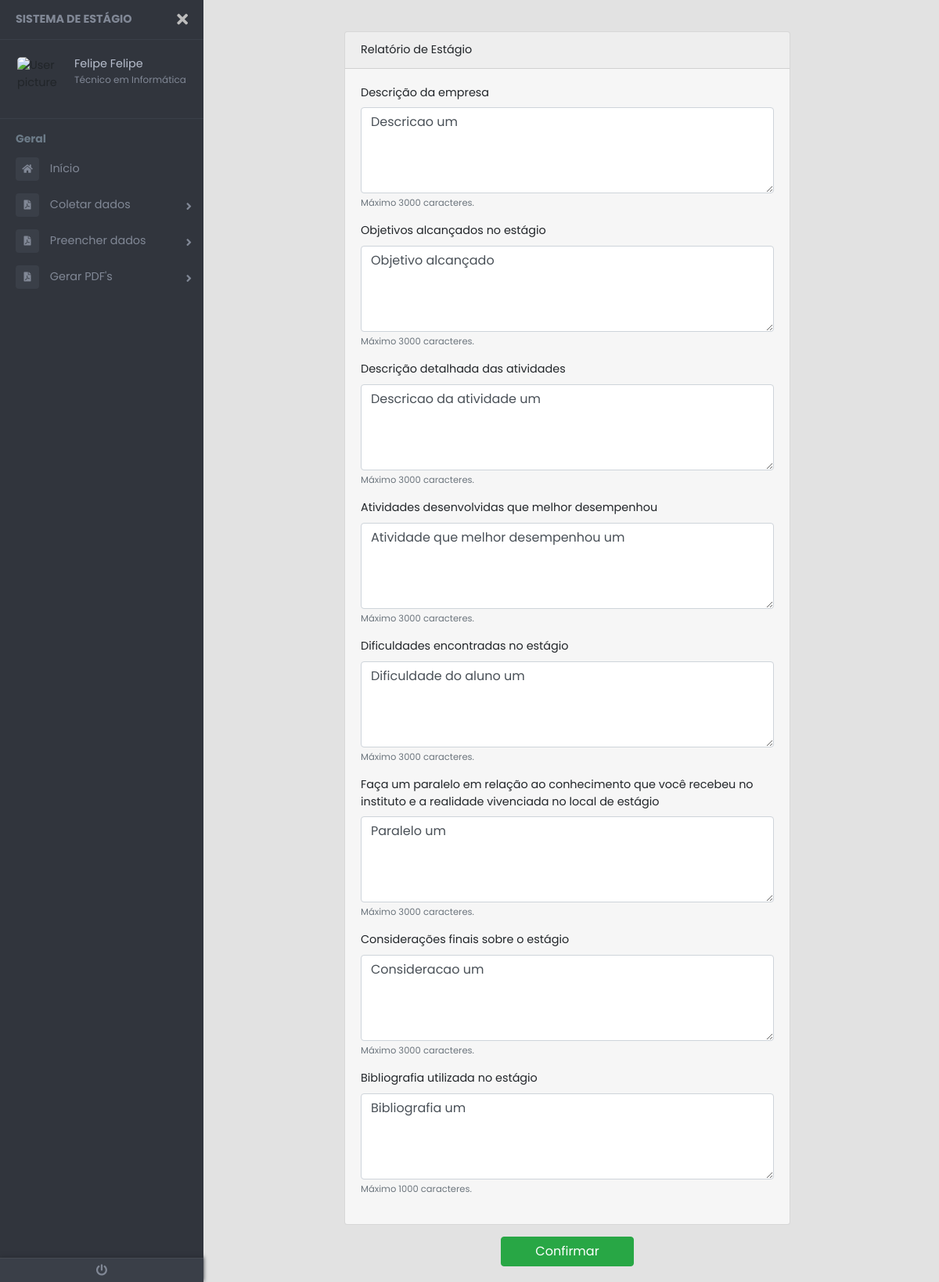
The app's page /formularioRelatorioEstagio.php (signed in) with its own data.
### tables this page shows
CREATE TABLE IF NOT EXISTS `concedentes` (
  `nome` varchar(45) NOT NULL,
  `cnpjCpf` varchar(45) NOT NULL,
  `endereco` varchar(45) NOT NULL,
  `cep` varchar(45) NOT NULL,
  `responsavelTceNome` varchar(45) NOT NULL,
  `responsavelTceCargo` varchar(45) NOT NULL,
  `representanteEmpresaNome` varchar(45) NOT NULL,
  `representanteEmpresaCargo` varchar(45) NOT NULL,
  `email` varchar(45) NOT NULL,
  `telefone` varchar(45) DEFAULT NULL,
  `uf` varchar(45) NOT NULL,
  `cidade` varchar(45) NOT NULL,
  `bairro` varchar(45) NOT NULL,
  `numero` int(11) NOT NULL,
  `descricao` varchar(3000) DEFAULT NULL,
  `idEmpresa` int(11) NOT NULL AUTO_INCREMENT,
  `complemento` varchar(45) DEFAULT NULL,
  PRIMARY KEY (`idEmpresa`)
);

CREATE TABLE IF NOT EXISTS `estagio` (
  `tipoEstagio` varchar(45) NOT NULL,
  `valorBolsa` varchar(45) NOT NULL,
  `beneficios` varchar(255) DEFAULT NULL,
  `cargaHorariaTotal` varchar(45) DEFAULT NULL,
  `tipoCargaHoraria` varchar(45) NOT NULL,
  `tipoCargaDiaria` varchar(45) DEFAULT NULL,
  `dataInicial` varchar(45) NOT NULL,
  `dataFinal` varchar(45) NOT NULL,
  `segunda` varchar(45) DEFAULT NULL,
  `terca` varchar(45) DEFAULT NULL,
  `quarta` varchar(45) DEFAULT NULL,
  `quinta` varchar(45) DEFAULT NULL,
  `sexta` varchar(45) DEFAULT NULL,
  `sabado` varchar(45) DEFAULT NULL,
  `nomeSeguradora` varchar(45) DEFAULT NULL,
  `numeroApolice` varchar(45) DEFAULT NULL,
  `atividadesQueSeraoDesenvolvidas` varchar(500) NOT NULL,
  `areasConhecimento` varchar(500) NOT NULL,
  `objetivos` varchar(500) NOT NULL,
  `objetivosAlcancados` varchar(3000) DEFAULT NULL,
  `descricaoAtividade` varchar(3000) DEFAULT NULL,
  `atividadesQueMelhorEmpenhou` varchar(3000) DEFAULT NULL,
  `dificuldadesAluno` varchar(3000) DEFAULT NULL,
  `paraleloInstitutoEstagio` varchar(3000) DEFAULT NULL,
  `consideracoesFinais` varchar(3000) DEFAULT NULL,
  `bibliografia` varchar(1000) DEFAULT NULL,
  `idEstagio` int(11) NOT NULL AUTO_INCREMENT,
  PRIMARY KEY (`idEstagio`)
);

### formularioRelatorioEstagio.php (the view, shortened to what this page needs)
<?php
    if (!((isset($_SESSION['ra']) && $_SESSION['ra'] != "") &&
	(isset($_SESSION['nome']) && $_SESSION['nome'] != "") && (isset($_SESSION['senha']) && $_SESSION['senha'] != ""))) {
        header("Location: login.php");
	} else {
        include("header.php");
        include_once("conexao.php");
        $query = "SELECT * FROM concedentes WHERE idEmpresa='".$_SESSION['idEmpresa']."'";
        if ($result = $conexao->query($query)) {
            $resultado = $result->fetch_assoc();
        if (empty($resultado)) {
            $_SESSION['loginErro'] = "Usuário ou senha inválidos.";
            header("Location: login.php");
        } else {
                $descricao = $resultado["descricao"];
            }
        }
        $query = "SELECT * FROM estagio WHERE idEstagio='".$_SESSION['idEstagio']."'";
        if ($result = $conexao->query($query)) {
            $resultado = $result->fetch_assoc();
        if (empty($resultado)) {
            $_SESSION['loginErro'] = "Usuário ou senha inválidos.";
            header("Location: login.php");
        } else {
                $objetivosAlcansados = $resultado["objetivosAlcancados"];
                $descricaoAtividade = $resultado["descricaoAtividade"];
                $atividadesQueMelhorEmpenhou = $resultado["atividadesQueMelhorEmpenhou"];
                $dificuldadesAluno = $resultado["dificuldadesAluno"];
                $paraleloInstitutoEstagio = $resultado["paraleloInstitutoEstagio"];
                $consideracoesFinais = $resultado["consideracoesFinais"];
                $bibliografia = $resultado["bibliografia"];
            }
        }
?>
<link rel="stylesheet" href="css/formulario.css">
<div class="container-fluid">
    <div class="row">
        <div class="col-sm-12 col-md-10 offset-md-1 col-lg-8 offset-lg-2">
            <form id="formCadastro" method="post" action="formularioRelatorioEstagioValidar.php">
                <div class="card">
                    <div class="card-header">
                        Relatório de Estágio
                    </div>
                    <div class="card-body">
                        <div class="form-row">
                            <div class="col-sm-12">
                                <div class="form-group">
                                    <label for="inputDescricaoEmpresa">Descrição da empresa</label>
                                    <textarea class="form-control" name="inputDescricaoEmpresa" rows="4" maxlength="3000" required><?php echo $descricao; ?></textarea>
                                    <small id="maxcaracter" class="form-text text-muted">
                                        Máximo 3000 caracteres.
                                    </small>
                                </div>
                            </div>
                        </div>
                        <div class="form-row">
                            <div class="col-sm-12">
                                <div class="form-group">
                                    <label for="inputObjetivosAlcancados">Objetivos alcançados no estágio</label>
                                    <textarea class="form-control" name="inputObjetivosAlcancados" rows="4" maxlength="3000" required><?php echo $objetivosAlcansados;?></textarea>
                                    <small id="maxcaracter" class="form-text text-muted">
                                        Máximo 3000 caracteres.
                                    </small>
                                </div>
                            </div>
                        </div>
                        <div class="form-row">
                            <div class="col-sm-12">
                                <div class="form-group">
                                    <label for="inputDescricaoAtividades">Descrição detalhada das atividades</label>
                                    <textarea  class="form-control" name="inputDescricaoAtividades" rows="4" maxlength="3000" required><?php echo $descricaoAtividade ?></textarea>
                                    <small id="maxcaracter" class="form-text text-muted">
                                        Máximo 3000 caracteres.
                                    </small>
                                </div>
                            </div>
                        </div>
                        <div class="form-row">
                            <div class="col-sm-12">
                                <div class="form-group">
                                    <label for="inputAtividadesMelhorDesenpenhou">Atividades desenvolvidas que melhor desempenhou</label>
                                    <textarea class="form-control" name="inputAtividadesMelhorDesenpenhou" rows="4" maxlength="3000" required><?php echo $atividadesQueMelhorEmpenhou;
                                    ?></textarea>
                                    <small id="maxcaracter" class="form-text text-muted">
                                        Máximo 3000 caracteres.
                                    </small>
                                </div>
                            </div>
                        </div>
                        <div class="form-row">
                            <div class="col-sm-12">
                                <div class="form-group">
                                    <label for="inputDificuldadesEncontradas">Dificuldades encontradas no estágio</label>
                                    <textarea class="form-control" name="inputDificuldadesEncontradas" rows="4" maxlength="3000" required><?php echo $dificuldadesAluno;?></textarea>
                                    <small id="maxcaracter" class="form-text text-muted">
                                        Máximo 3000 caracteres.
                                    </small>
                                </div>
                            </div>
                        </div>
                        <div class="form-row">
                            <div class="col-sm-12">
                                <div class="form-group">
                                    <label for="inputParalelo">Faça um paralelo em relação ao conhecimento que você recebeu no instituto e a realidade vivenciada no local de estágio</label>
                                    <textarea class="form-control" name="inputParalelo" rows="4" maxlength="3000" required><?php echo $paraleloInstitutoEstagio;?></textarea>
                                    <small id="maxcaracter" class="form-text text-muted">
                                        Máximo 3000 caracteres.
                                    </small>
                                </div>
                            </div>
                        </div>
                        <div class="form-row">
                            <div class="col-sm-12">
                                <div class="form-group">
                                    <label for="inputConsideracoesFinais">Considerações finais sobre o estágio</label>
                                    <textarea class="form-control" name="inputConsideracoesFinais" rows="4" maxlength="3000" required><?php echo $consideracoesFinais;?></textarea>
                                    <small id="maxcaracter" class="form-text text-muted">
                                        Máximo 3000 caracteres.
                                    </small>
                                </div>
                            </div>
                        </div>
                        <div class="form-row">
                            <div class="col-sm-12">
                                <div class="form-group">
                                    <label for="inputBibliografia">Bibliografia utilizada no estágio</label>
                                    <textarea class="form-control" name="inputBibliografia" rows="4" maxlength="1000" required><?php echo $bibliografia;?></textarea>
                                    <small id="maxcaracter" class="form-text text-muted">
                                        Máximo 1000 caracteres.
                                    </small>
                                </div>
                            </div>
                        </div>
                    </div>
                </div>
                <div class="row">
                    <div class="col-sm-12 col-md-4 offset-md-4">
                        <button class="btn btn-success" type="submit" id="botaoConfirmar">Confirmar</button>
                    </div>
                </div>
            </form>
        </div>
    </div>
</div>
<?php
    }
?>

### header.php (shortened to what this page needs)
<?php
    if ((isset($_SESSION['nome']) && $_SESSION['nome'] != "")){
        $nomeAluno = $_SESSION['nome'];
        $temp = explode(" ",$nomeAluno);
        $nomeNovo = $temp[0] . " " . $temp[count($temp)-1];
    }
    if ((isset($_SESSION['curso']) && $_SESSION['curso'] != "")){
        $curso = $_SESSION['curso'];
    }
?>
<!doctype html>
<html lang="pt-br">
<head>
    <link href="https://cdnjs.cloudflare.com/ajax/libs/twitter-bootstrap/4.3.1/css/bootstrap.min.css" rel="stylesheet">
    <link rel="stylesheet" href="https://use.fontawesome.com/releases/v5.7.0/css/all.css">
    <link rel="stylesheet" href="css/style.css">
    <link rel="stylesheet" href="css/sidebar.css">
    <link rel="stylesheet" href="//cdn.jsdelivr.net/npm/alertifyjs@1.11.2/build/css/alertify.min.css"/>
    <link rel="stylesheet" href="//cdn.jsdelivr.net/npm/alertifyjs@1.11.2/build/css/themes/default.min.css"/>
</head>
<body>
    <div class="page-wrapper chiller-theme toggled">
        <nav id="sidebar" class="sidebar-wrapper">
            <div class="sidebar-content">
                <div class="sidebar-brand">
                    <a href="#">Sistema de Estágio</a>
                    <div id="close-sidebar">
                        <i class="fas fa-times"></i>
                    </div>
                </div>
                <div class="sidebar-header">
                    <div class="user-pic">
                        <img class="img-responsive img-rounded" src="https://raw.githubusercontent.com/azouaoui-med/pro-sidebar-template/gh-pages/src/img/user.jpg" alt="User picture">
                    </div>
                    <div class="user-info">
                        <span class="user-name">
                            <?php
                                echo($nomeNovo);
                            ?>
                        </span>
                        <span class="user-role">
                            <?php
                                echo($curso);
                            ?>
                        </span>
                    </div>
                </div>
                <div class="sidebar-menu">
                    <ul>
                        <li class="header-menu">
                            <span>Geral</span>
                        </li>
                        <li>
                            <a href="home.php">
                                <i class="fa fa-home"></i>
                                <span>Início</span>
                            </a>
                        </li>
                        <li class="sidebar-dropdown">
                            <a href="#">
                                <i class="fas fa-file-pdf"></i>
                                <span>Coletar dados</span>
                            </a>
                        </li>
                        <li class="sidebar-dropdown">
                            <a href="#">
                                <i class="fas fa-file-pdf"></i>
                                <span>Preencher dados</span>
                            </a>
                        </li>
                        <li class="sidebar-dropdown">
                            <a href="#">
                                <i class="fas fa-file-pdf"></i>
                                <span>Gerar PDF's</span>
                            </a>
                        </li>
                    </ul>
                </div>
            </div>
            <div class="sidebar-footer">
                <a href="login.php">
                    <i class="fa fa-power-off"></i>
                </a>
            </div>
        </nav>
        <main class="page-content">

### css/style.css (style rules this page uses)
body { font-family: 'Poppins', sans-serif; background: #e2e2e2; }
.card { margin-bottom: 1em; background: #f6f6f6; }

### css/formulario.css (style rules this page uses)
.card { margin-bottom: 1em; }
#botaoConfirmar { width: 100%; }

### records on screen
concedentes: inputDescricaoEmpresa "Descricao um"
estagio: inputObjetivosAlcancados "Objetivo alcançado", inputDescricaoAtividades "Descricao da atividade um", inputAtividadesMelhorDesenpenhou "Atividade que melhor desempenhou um", inputDificuldadesEncontradas "Dificuldade do aluno um", inputParalelo "Paralelo um", inputConsideracoesFinais "Consideracao um", inputBibliografia "Bibliografia um"

### other values on screen
$nomeNovo "Felipe Felipe"
$curso "Técnico em Informática"
